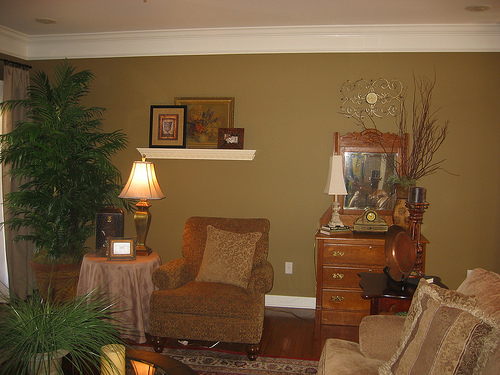
#> input picture assets/examples/VOC2010/JPEGImages/living_room.jpg, 500 x 375 px
$ jupyter execute voc.ipynb   (shell and % lines are left out)
#> lines starting #> are read from the running program, lines starting #| are printed output that depends on the picture
## PASCAL VOC

[cell 1]
import os
from IPython.display import display
from PIL import Image

[cell 2]
torchvision_extra_transforms = os.path.dirname(os.getcwd())
assets = os.path.join(torchvision_extra_transforms, "assets", "examples", "VOC2010")
JPEGImages = os.path.join(assets, "JPEGImages")
SegmentationObject = os.path.join(assets, "SegmentationObject")

### Living Room

[cell 3]
jpeg = Image.open(
    os.path.join(JPEGImages, "living_room.jpg")
).convert("RGBA")
display(jpeg)

[cell 4]
segmentation = Image.open(
    os.path.join(SegmentationObject, "living_room.png")
).convert("RGBA")
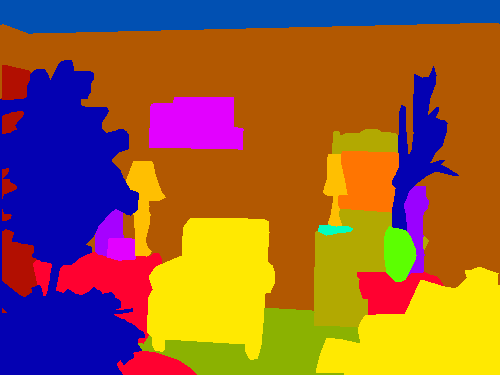
#> input picture assets/examples/VOC2010/SegmentationObject/living_room.png, 500 x 375 px
#> segmentation is the input picture: PIL image 500x375 RGBA; mean R, G, B, A 148.5, 94.1, 58.3, 255

display(segmentation)

alpha = segmentation.getchannel("A")
#> alpha: PIL image 500x375 L; every value is 255
alpha = alpha.point(lambda p: p // 2)
#> alpha: PIL image 500x375 L; every value is 127
segmentation.putalpha(alpha)
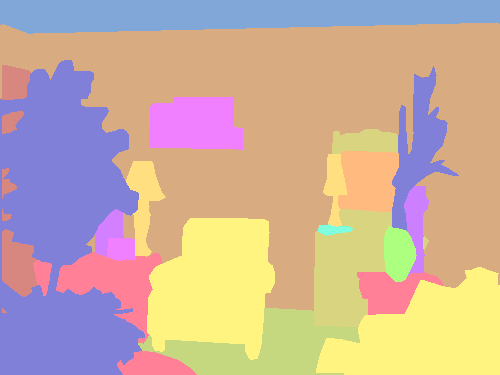
#> segmentation: PIL image 500x375 RGBA; mean R, G, B, A 148.5, 94.1, 58.3, 127; transparent parts drawn white

[cell 5]
overlay = Image.alpha_composite(jpeg, segmentation)
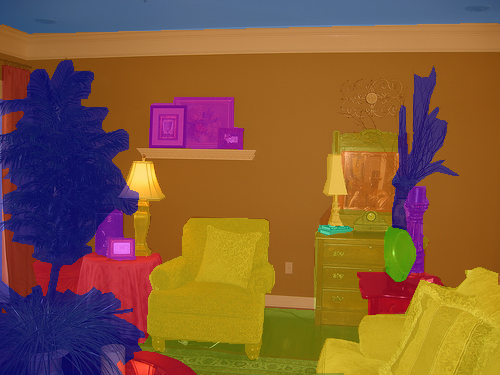
#> overlay: PIL image 500x375 RGBA; mean R, G, B, A 130.8, 90.9, 57.5, 255
display(overlay)
